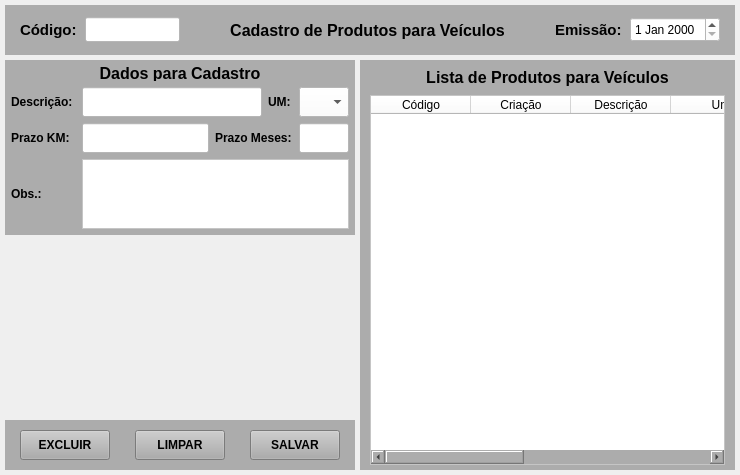
<?xml version="1.0" encoding="UTF-8"?>
<ui version="4.0">
 <class>MainWindow</class>
 <widget class="QMainWindow" name="MainWindow">
  <property name="geometry">
   <rect>
    <x>0</x>
    <y>0</y>
    <width>740</width>
    <height>475</height>
   </rect>
  </property>
  <property name="windowTitle">
   <string>Cadastro de Produtos para Veículos</string>
  </property>
  <widget class="QWidget" name="centralwidget">
   <layout class="QVBoxLayout" name="verticalLayout">
    <property name="spacing">
     <number>5</number>
    </property>
    <property name="leftMargin">
     <number>5</number>
    </property>
    <property name="topMargin">
     <number>5</number>
    </property>
    <property name="rightMargin">
     <number>5</number>
    </property>
    <property name="bottomMargin">
     <number>5</number>
    </property>
    <item>
     <widget class="QWidget" name="widget" native="true">
      <property name="minimumSize">
       <size>
        <width>0</width>
        <height>50</height>
       </size>
      </property>
      <property name="maximumSize">
       <size>
        <width>16777215</width>
        <height>50</height>
       </size>
      </property>
      <property name="styleSheet">
       <string notr="true">background-color: rgb(172, 172, 172);</string>
      </property>
      <layout class="QHBoxLayout" name="horizontalLayout">
       <property name="spacing">
        <number>5</number>
       </property>
       <property name="leftMargin">
        <number>15</number>
       </property>
       <property name="topMargin">
        <number>5</number>
       </property>
       <property name="rightMargin">
        <number>15</number>
       </property>
       <property name="bottomMargin">
        <number>5</number>
       </property>
       <item>
        <widget class="QLabel" name="label_4">
         <property name="minimumSize">
          <size>
           <width>60</width>
           <height>0</height>
          </size>
         </property>
         <property name="maximumSize">
          <size>
           <width>60</width>
           <height>16777215</height>
          </size>
         </property>
         <property name="font">
          <font>
           <pointsize>11</pointsize>
           <weight>75</weight>
           <bold>true</bold>
          </font>
         </property>
         <property name="text">
          <string>Código:</string>
         </property>
         <property name="alignment">
          <set>Qt::AlignLeading|Qt::AlignLeft|Qt::AlignVCenter</set>
         </property>
        </widget>
       </item>
       <item>
        <widget class="QLineEdit" name="line_Num">
         <property name="sizePolicy">
          <sizepolicy hsizetype="Preferred" vsizetype="Preferred">
           <horstretch>0</horstretch>
           <verstretch>0</verstretch>
          </sizepolicy>
         </property>
         <property name="minimumSize">
          <size>
           <width>95</width>
           <height>25</height>
          </size>
         </property>
         <property name="maximumSize">
          <size>
           <width>95</width>
           <height>25</height>
          </size>
         </property>
         <property name="font">
          <font>
           <pointsize>9</pointsize>
          </font>
         </property>
         <property name="styleSheet">
          <string notr="true">background-color: rgb(255, 255, 255);</string>
         </property>
         <property name="inputMask">
          <string/>
         </property>
         <property name="text">
          <string/>
         </property>
         <property name="frame">
          <bool>true</bool>
         </property>
         <property name="echoMode">
          <enum>QLineEdit::Normal</enum>
         </property>
         <property name="alignment">
          <set>Qt::AlignCenter</set>
         </property>
         <property name="dragEnabled">
          <bool>false</bool>
         </property>
         <property name="placeholderText">
          <string/>
         </property>
        </widget>
       </item>
       <item>
        <widget class="QLabel" name="label_titulo">
         <property name="font">
          <font>
           <pointsize>12</pointsize>
           <weight>75</weight>
           <bold>true</bold>
          </font>
         </property>
         <property name="text">
          <string>Cadastro de Produtos para Veículos</string>
         </property>
         <property name="alignment">
          <set>Qt::AlignCenter</set>
         </property>
        </widget>
       </item>
       <item>
        <widget class="QLabel" name="label">
         <property name="minimumSize">
          <size>
           <width>70</width>
           <height>0</height>
          </size>
         </property>
         <property name="maximumSize">
          <size>
           <width>70</width>
           <height>16777215</height>
          </size>
         </property>
         <property name="font">
          <font>
           <pointsize>11</pointsize>
           <weight>75</weight>
           <bold>true</bold>
          </font>
         </property>
         <property name="text">
          <string>Emissão:</string>
         </property>
        </widget>
       </item>
       <item>
        <widget class="QDateEdit" name="date_Emissao">
         <property name="sizePolicy">
          <sizepolicy hsizetype="Preferred" vsizetype="Preferred">
           <horstretch>0</horstretch>
           <verstretch>0</verstretch>
          </sizepolicy>
         </property>
         <property name="minimumSize">
          <size>
           <width>90</width>
           <height>25</height>
          </size>
         </property>
         <property name="maximumSize">
          <size>
           <width>90</width>
           <height>25</height>
          </size>
         </property>
         <property name="font">
          <font>
           <pointsize>9</pointsize>
           <weight>50</weight>
           <bold>false</bold>
          </font>
         </property>
         <property name="styleSheet">
          <string notr="true">background-color: rgb(255, 255, 255);</string>
         </property>
        </widget>
       </item>
      </layout>
     </widget>
    </item>
    <item>
     <widget class="QWidget" name="widget_2" native="true">
      <layout class="QGridLayout" name="gridLayout" columnstretch="0,0" columnminimumwidth="0,0">
       <property name="leftMargin">
        <number>0</number>
       </property>
       <property name="topMargin">
        <number>0</number>
       </property>
       <property name="rightMargin">
        <number>0</number>
       </property>
       <property name="bottomMargin">
        <number>0</number>
       </property>
       <property name="spacing">
        <number>5</number>
       </property>
       <item row="0" column="0">
        <widget class="QWidget" name="widget_3" native="true">
         <property name="minimumSize">
          <size>
           <width>350</width>
           <height>0</height>
          </size>
         </property>
         <property name="maximumSize">
          <size>
           <width>350</width>
           <height>16777215</height>
          </size>
         </property>
         <layout class="QGridLayout" name="gridLayout_2">
          <property name="leftMargin">
           <number>0</number>
          </property>
          <property name="topMargin">
           <number>0</number>
          </property>
          <property name="rightMargin">
           <number>0</number>
          </property>
          <property name="bottomMargin">
           <number>0</number>
          </property>
          <property name="horizontalSpacing">
           <number>0</number>
          </property>
          <property name="verticalSpacing">
           <number>5</number>
          </property>
          <item row="2" column="0">
           <widget class="QWidget" name="widget_6" native="true">
            <property name="minimumSize">
             <size>
              <width>0</width>
              <height>50</height>
             </size>
            </property>
            <property name="maximumSize">
             <size>
              <width>16777215</width>
              <height>50</height>
             </size>
            </property>
            <property name="styleSheet">
             <string notr="true">background-color: rgb(172, 172, 172);</string>
            </property>
            <layout class="QHBoxLayout" name="horizontalLayout_2">
             <property name="spacing">
              <number>5</number>
             </property>
             <property name="leftMargin">
              <number>15</number>
             </property>
             <property name="topMargin">
              <number>5</number>
             </property>
             <property name="rightMargin">
              <number>15</number>
             </property>
             <property name="bottomMargin">
              <number>5</number>
             </property>
             <item>
              <widget class="QPushButton" name="btn_Excluir">
               <property name="sizePolicy">
                <sizepolicy hsizetype="Preferred" vsizetype="Preferred">
                 <horstretch>0</horstretch>
                 <verstretch>0</verstretch>
                </sizepolicy>
               </property>
               <property name="minimumSize">
                <size>
                 <width>90</width>
                 <height>30</height>
                </size>
               </property>
               <property name="maximumSize">
                <size>
                 <width>90</width>
                 <height>30</height>
                </size>
               </property>
               <property name="font">
                <font>
                 <pointsize>9</pointsize>
                 <weight>75</weight>
                 <bold>true</bold>
                </font>
               </property>
               <property name="cursor">
                <cursorShape>PointingHandCursor</cursorShape>
               </property>
               <property name="text">
                <string>EXCLUIR</string>
               </property>
              </widget>
             </item>
             <item>
              <widget class="QLabel" name="label_2">
               <property name="text">
                <string/>
               </property>
              </widget>
             </item>
             <item>
              <widget class="QPushButton" name="btn_Limpar">
               <property name="sizePolicy">
                <sizepolicy hsizetype="Preferred" vsizetype="Preferred">
                 <horstretch>0</horstretch>
                 <verstretch>0</verstretch>
                </sizepolicy>
               </property>
               <property name="minimumSize">
                <size>
                 <width>90</width>
                 <height>30</height>
                </size>
               </property>
               <property name="maximumSize">
                <size>
                 <width>90</width>
                 <height>30</height>
                </size>
               </property>
               <property name="font">
                <font>
                 <pointsize>9</pointsize>
                 <weight>75</weight>
                 <bold>true</bold>
                </font>
               </property>
               <property name="cursor">
                <cursorShape>PointingHandCursor</cursorShape>
               </property>
               <property name="text">
                <string>LIMPAR</string>
               </property>
              </widget>
             </item>
             <item>
              <widget class="QLabel" name="label_3">
               <property name="text">
                <string/>
               </property>
              </widget>
             </item>
             <item>
              <widget class="QPushButton" name="btn_Salvar">
               <property name="sizePolicy">
                <sizepolicy hsizetype="Preferred" vsizetype="Preferred">
                 <horstretch>0</horstretch>
                 <verstretch>0</verstretch>
                </sizepolicy>
               </property>
               <property name="minimumSize">
                <size>
                 <width>90</width>
                 <height>30</height>
                </size>
               </property>
               <property name="maximumSize">
                <size>
                 <width>90</width>
                 <height>30</height>
                </size>
               </property>
               <property name="font">
                <font>
                 <pointsize>9</pointsize>
                 <weight>75</weight>
                 <bold>true</bold>
                </font>
               </property>
               <property name="cursor">
                <cursorShape>PointingHandCursor</cursorShape>
               </property>
               <property name="text">
                <string>SALVAR</string>
               </property>
              </widget>
             </item>
            </layout>
           </widget>
          </item>
          <item row="0" column="0">
           <widget class="QWidget" name="widget_5" native="true">
            <property name="minimumSize">
             <size>
              <width>0</width>
              <height>150</height>
             </size>
            </property>
            <property name="maximumSize">
             <size>
              <width>16777215</width>
              <height>200</height>
             </size>
            </property>
            <property name="cursor">
             <cursorShape>ArrowCursor</cursorShape>
            </property>
            <property name="styleSheet">
             <string notr="true">background-color: rgb(172, 172, 172);</string>
            </property>
            <layout class="QVBoxLayout" name="verticalLayout_4">
             <property name="spacing">
              <number>6</number>
             </property>
             <property name="leftMargin">
              <number>6</number>
             </property>
             <property name="topMargin">
              <number>6</number>
             </property>
             <property name="rightMargin">
              <number>6</number>
             </property>
             <property name="bottomMargin">
              <number>6</number>
             </property>
             <item>
              <widget class="QLabel" name="label_titulo_2">
               <property name="minimumSize">
                <size>
                 <width>0</width>
                 <height>15</height>
                </size>
               </property>
               <property name="maximumSize">
                <size>
                 <width>16777215</width>
                 <height>15</height>
                </size>
               </property>
               <property name="font">
                <font>
                 <pointsize>12</pointsize>
                 <weight>75</weight>
                 <bold>true</bold>
                </font>
               </property>
               <property name="text">
                <string>Dados para Cadastro</string>
               </property>
               <property name="alignment">
                <set>Qt::AlignCenter</set>
               </property>
              </widget>
             </item>
             <item>
              <widget class="QWidget" name="widget_8" native="true">
               <property name="minimumSize">
                <size>
                 <width>0</width>
                 <height>25</height>
                </size>
               </property>
               <property name="maximumSize">
                <size>
                 <width>16777215</width>
                 <height>30</height>
                </size>
               </property>
               <layout class="QHBoxLayout" name="horizontalLayout_4">
                <property name="leftMargin">
                 <number>0</number>
                </property>
                <property name="topMargin">
                 <number>0</number>
                </property>
                <property name="rightMargin">
                 <number>0</number>
                </property>
                <property name="bottomMargin">
                 <number>0</number>
                </property>
                <item>
                 <widget class="QLabel" name="label_24">
                  <property name="minimumSize">
                   <size>
                    <width>65</width>
                    <height>0</height>
                   </size>
                  </property>
                  <property name="maximumSize">
                   <size>
                    <width>65</width>
                    <height>16777215</height>
                   </size>
                  </property>
                  <property name="font">
                   <font>
                    <pointsize>9</pointsize>
                    <weight>75</weight>
                    <bold>true</bold>
                   </font>
                  </property>
                  <property name="text">
                   <string>Descrição:</string>
                  </property>
                  <property name="alignment">
                   <set>Qt::AlignLeading|Qt::AlignLeft|Qt::AlignVCenter</set>
                  </property>
                 </widget>
                </item>
                <item>
                 <widget class="QLineEdit" name="line_Descricao">
                  <property name="sizePolicy">
                   <sizepolicy hsizetype="Preferred" vsizetype="Preferred">
                    <horstretch>0</horstretch>
                    <verstretch>0</verstretch>
                   </sizepolicy>
                  </property>
                  <property name="minimumSize">
                   <size>
                    <width>0</width>
                    <height>0</height>
                   </size>
                  </property>
                  <property name="maximumSize">
                   <size>
                    <width>16777215</width>
                    <height>16777215</height>
                   </size>
                  </property>
                  <property name="font">
                   <font>
                    <pointsize>9</pointsize>
                   </font>
                  </property>
                  <property name="styleSheet">
                   <string notr="true">background-color: rgb(255, 255, 255);</string>
                  </property>
                  <property name="text">
                   <string/>
                  </property>
                  <property name="maxLength">
                   <number>80</number>
                  </property>
                  <property name="alignment">
                   <set>Qt::AlignLeading|Qt::AlignLeft|Qt::AlignVCenter</set>
                  </property>
                 </widget>
                </item>
                <item>
                 <widget class="QLabel" name="label_11">
                  <property name="minimumSize">
                   <size>
                    <width>25</width>
                    <height>0</height>
                   </size>
                  </property>
                  <property name="maximumSize">
                   <size>
                    <width>25</width>
                    <height>16777215</height>
                   </size>
                  </property>
                  <property name="font">
                   <font>
                    <pointsize>9</pointsize>
                    <weight>75</weight>
                    <bold>true</bold>
                   </font>
                  </property>
                  <property name="text">
                   <string>UM:</string>
                  </property>
                 </widget>
                </item>
                <item>
                 <widget class="QComboBox" name="combo_UM">
                  <property name="sizePolicy">
                   <sizepolicy hsizetype="Preferred" vsizetype="Preferred">
                    <horstretch>0</horstretch>
                    <verstretch>0</verstretch>
                   </sizepolicy>
                  </property>
                  <property name="minimumSize">
                   <size>
                    <width>50</width>
                    <height>0</height>
                   </size>
                  </property>
                  <property name="maximumSize">
                   <size>
                    <width>50</width>
                    <height>16777215</height>
                   </size>
                  </property>
                  <property name="font">
                   <font>
                    <pointsize>9</pointsize>
                    <weight>50</weight>
                    <bold>false</bold>
                   </font>
                  </property>
                  <property name="styleSheet">
                   <string notr="true">background-color: rgb(255, 255, 255);</string>
                  </property>
                  <item>
                   <property name="text">
                    <string/>
                   </property>
                  </item>
                  <item>
                   <property name="text">
                    <string>UN</string>
                   </property>
                  </item>
                  <item>
                   <property name="text">
                    <string>LT</string>
                   </property>
                  </item>
                  <item>
                   <property name="text">
                    <string>KG</string>
                   </property>
                  </item>
                  <item>
                   <property name="text">
                    <string>MT</string>
                   </property>
                  </item>
                  <item>
                   <property name="text">
                    <string>HR</string>
                   </property>
                  </item>
                 </widget>
                </item>
               </layout>
              </widget>
             </item>
             <item>
              <widget class="QWidget" name="widget_10" native="true">
               <property name="minimumSize">
                <size>
                 <width>0</width>
                 <height>25</height>
                </size>
               </property>
               <property name="maximumSize">
                <size>
                 <width>16777215</width>
                 <height>30</height>
                </size>
               </property>
               <layout class="QHBoxLayout" name="horizontalLayout_5">
                <property name="leftMargin">
                 <number>0</number>
                </property>
                <property name="topMargin">
                 <number>0</number>
                </property>
                <property name="rightMargin">
                 <number>0</number>
                </property>
                <property name="bottomMargin">
                 <number>0</number>
                </property>
                <item>
                 <widget class="QLabel" name="label_25">
                  <property name="minimumSize">
                   <size>
                    <width>65</width>
                    <height>0</height>
                   </size>
                  </property>
                  <property name="maximumSize">
                   <size>
                    <width>65</width>
                    <height>16777215</height>
                   </size>
                  </property>
                  <property name="font">
                   <font>
                    <pointsize>9</pointsize>
                    <weight>75</weight>
                    <bold>true</bold>
                   </font>
                  </property>
                  <property name="text">
                   <string>Prazo KM:</string>
                  </property>
                  <property name="alignment">
                   <set>Qt::AlignLeading|Qt::AlignLeft|Qt::AlignVCenter</set>
                  </property>
                 </widget>
                </item>
                <item>
                 <widget class="QLineEdit" name="line_Prazo_KM">
                  <property name="sizePolicy">
                   <sizepolicy hsizetype="Preferred" vsizetype="Preferred">
                    <horstretch>0</horstretch>
                    <verstretch>0</verstretch>
                   </sizepolicy>
                  </property>
                  <property name="minimumSize">
                   <size>
                    <width>0</width>
                    <height>0</height>
                   </size>
                  </property>
                  <property name="maximumSize">
                   <size>
                    <width>16777215</width>
                    <height>16777215</height>
                   </size>
                  </property>
                  <property name="font">
                   <font>
                    <pointsize>9</pointsize>
                   </font>
                  </property>
                  <property name="styleSheet">
                   <string notr="true">background-color: rgb(255, 255, 255);</string>
                  </property>
                  <property name="text">
                   <string/>
                  </property>
                  <property name="maxLength">
                   <number>45</number>
                  </property>
                  <property name="alignment">
                   <set>Qt::AlignLeading|Qt::AlignLeft|Qt::AlignVCenter</set>
                  </property>
                 </widget>
                </item>
                <item>
                 <widget class="QLabel" name="label_26">
                  <property name="minimumSize">
                   <size>
                    <width>78</width>
                    <height>0</height>
                   </size>
                  </property>
                  <property name="maximumSize">
                   <size>
                    <width>78</width>
                    <height>16777215</height>
                   </size>
                  </property>
                  <property name="font">
                   <font>
                    <pointsize>9</pointsize>
                    <weight>75</weight>
                    <bold>true</bold>
                   </font>
                  </property>
                  <property name="text">
                   <string>Prazo Meses:</string>
                  </property>
                  <property name="alignment">
                   <set>Qt::AlignLeading|Qt::AlignLeft|Qt::AlignVCenter</set>
                  </property>
                 </widget>
                </item>
                <item>
                 <widget class="QLineEdit" name="line_Prazo_Meses">
                  <property name="sizePolicy">
                   <sizepolicy hsizetype="Preferred" vsizetype="Preferred">
                    <horstretch>0</horstretch>
                    <verstretch>0</verstretch>
                   </sizepolicy>
                  </property>
                  <property name="minimumSize">
                   <size>
                    <width>50</width>
                    <height>0</height>
                   </size>
                  </property>
                  <property name="maximumSize">
                   <size>
                    <width>50</width>
                    <height>16777215</height>
                   </size>
                  </property>
                  <property name="font">
                   <font>
                    <pointsize>9</pointsize>
                   </font>
                  </property>
                  <property name="styleSheet">
                   <string notr="true">background-color: rgb(255, 255, 255);</string>
                  </property>
                  <property name="text">
                   <string/>
                  </property>
                  <property name="maxLength">
                   <number>45</number>
                  </property>
                  <property name="alignment">
                   <set>Qt::AlignLeading|Qt::AlignLeft|Qt::AlignVCenter</set>
                  </property>
                 </widget>
                </item>
               </layout>
              </widget>
             </item>
             <item>
              <widget class="QWidget" name="widget_9" native="true">
               <property name="minimumSize">
                <size>
                 <width>0</width>
                 <height>50</height>
                </size>
               </property>
               <property name="maximumSize">
                <size>
                 <width>16777215</width>
                 <height>70</height>
                </size>
               </property>
               <layout class="QHBoxLayout" name="horizontalLayout_3">
                <property name="leftMargin">
                 <number>0</number>
                </property>
                <property name="topMargin">
                 <number>0</number>
                </property>
                <property name="rightMargin">
                 <number>0</number>
                </property>
                <property name="bottomMargin">
                 <number>0</number>
                </property>
                <item>
                 <widget class="QLabel" name="label_28">
                  <property name="minimumSize">
                   <size>
                    <width>65</width>
                    <height>0</height>
                   </size>
                  </property>
                  <property name="maximumSize">
                   <size>
                    <width>65</width>
                    <height>16777215</height>
                   </size>
                  </property>
                  <property name="font">
                   <font>
                    <pointsize>9</pointsize>
                    <weight>75</weight>
                    <bold>true</bold>
                   </font>
                  </property>
                  <property name="text">
                   <string>Obs.:</string>
                  </property>
                  <property name="alignment">
                   <set>Qt::AlignLeading|Qt::AlignLeft|Qt::AlignVCenter</set>
                  </property>
                 </widget>
                </item>
                <item>
                 <widget class="QPlainTextEdit" name="plain_Obs">
                  <property name="sizePolicy">
                   <sizepolicy hsizetype="Preferred" vsizetype="Preferred">
                    <horstretch>0</horstretch>
                    <verstretch>0</verstretch>
                   </sizepolicy>
                  </property>
                  <property name="minimumSize">
                   <size>
                    <width>0</width>
                    <height>0</height>
                   </size>
                  </property>
                  <property name="maximumSize">
                   <size>
                    <width>16777215</width>
                    <height>16777215</height>
                   </size>
                  </property>
                  <property name="font">
                   <font>
                    <pointsize>9</pointsize>
                   </font>
                  </property>
                  <property name="styleSheet">
                   <string notr="true">background-color: rgb(255, 255, 255);</string>
                  </property>
                 </widget>
                </item>
               </layout>
              </widget>
             </item>
            </layout>
           </widget>
          </item>
          <item row="1" column="0">
           <widget class="QWidget" name="widget_7" native="true">
            <property name="minimumSize">
             <size>
              <width>0</width>
              <height>0</height>
             </size>
            </property>
            <property name="maximumSize">
             <size>
              <width>16777215</width>
              <height>16777215</height>
             </size>
            </property>
           </widget>
          </item>
         </layout>
        </widget>
       </item>
       <item row="0" column="1">
        <widget class="QWidget" name="widget_4" native="true">
         <property name="styleSheet">
          <string notr="true">background-color: rgb(172, 172, 172);</string>
         </property>
         <layout class="QVBoxLayout" name="verticalLayout_2">
          <property name="spacing">
           <number>5</number>
          </property>
          <property name="leftMargin">
           <number>10</number>
          </property>
          <property name="topMargin">
           <number>5</number>
          </property>
          <property name="rightMargin">
           <number>10</number>
          </property>
          <property name="bottomMargin">
           <number>5</number>
          </property>
          <item>
           <widget class="QLabel" name="label_5">
            <property name="minimumSize">
             <size>
              <width>0</width>
              <height>25</height>
             </size>
            </property>
            <property name="maximumSize">
             <size>
              <width>16777215</width>
              <height>25</height>
             </size>
            </property>
            <property name="font">
             <font>
              <pointsize>12</pointsize>
              <weight>75</weight>
              <bold>true</bold>
             </font>
            </property>
            <property name="text">
             <string>Lista de Produtos para Veículos</string>
            </property>
            <property name="alignment">
             <set>Qt::AlignCenter</set>
            </property>
           </widget>
          </item>
          <item>
           <widget class="QTableWidget" name="table_Lista">
            <property name="sizePolicy">
             <sizepolicy hsizetype="Preferred" vsizetype="Preferred">
              <horstretch>0</horstretch>
              <verstretch>0</verstretch>
             </sizepolicy>
            </property>
            <property name="font">
             <font>
              <pointsize>7</pointsize>
             </font>
            </property>
            <property name="styleSheet">
             <string notr="true">background-color: rgb(255, 255, 255);</string>
            </property>
            <attribute name="verticalHeaderDefaultSectionSize">
             <number>0</number>
            </attribute>
            <attribute name="verticalHeaderMinimumSectionSize">
             <number>0</number>
            </attribute>
            <column>
             <property name="text">
              <string>Código</string>
             </property>
            </column>
            <column>
             <property name="text">
              <string>Criação</string>
             </property>
            </column>
            <column>
             <property name="text">
              <string>Descrição</string>
             </property>
            </column>
            <column>
             <property name="text">
              <string>Um</string>
             </property>
            </column>
            <column>
             <property name="text">
              <string>Prazo KM</string>
             </property>
            </column>
            <column>
             <property name="text">
              <string>Prazo Meses</string>
             </property>
            </column>
            <column>
             <property name="text">
              <string>Obs</string>
             </property>
            </column>
           </widget>
          </item>
         </layout>
        </widget>
       </item>
      </layout>
     </widget>
    </item>
   </layout>
  </widget>
 </widget>
 <resources/>
 <connections/>
</ui>
